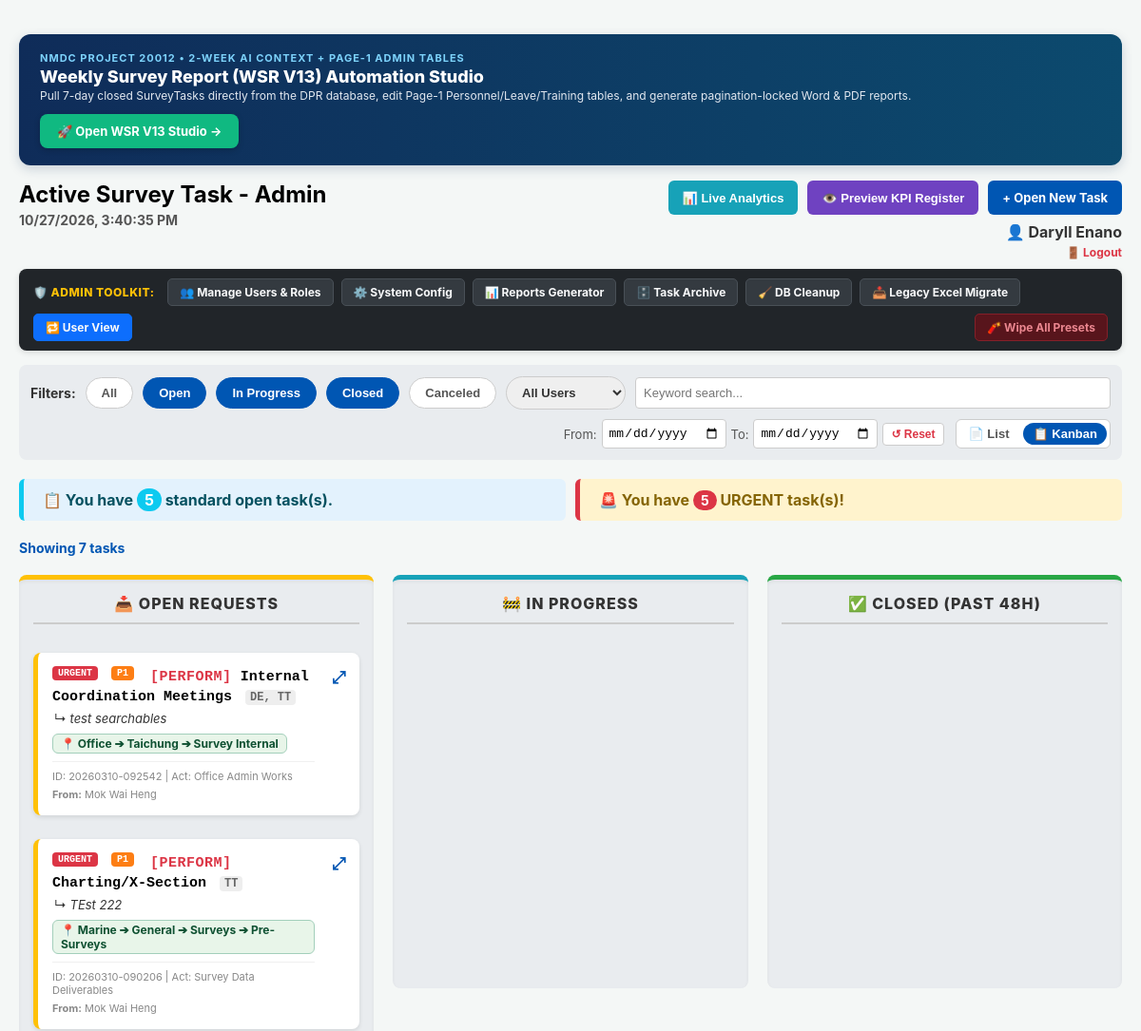
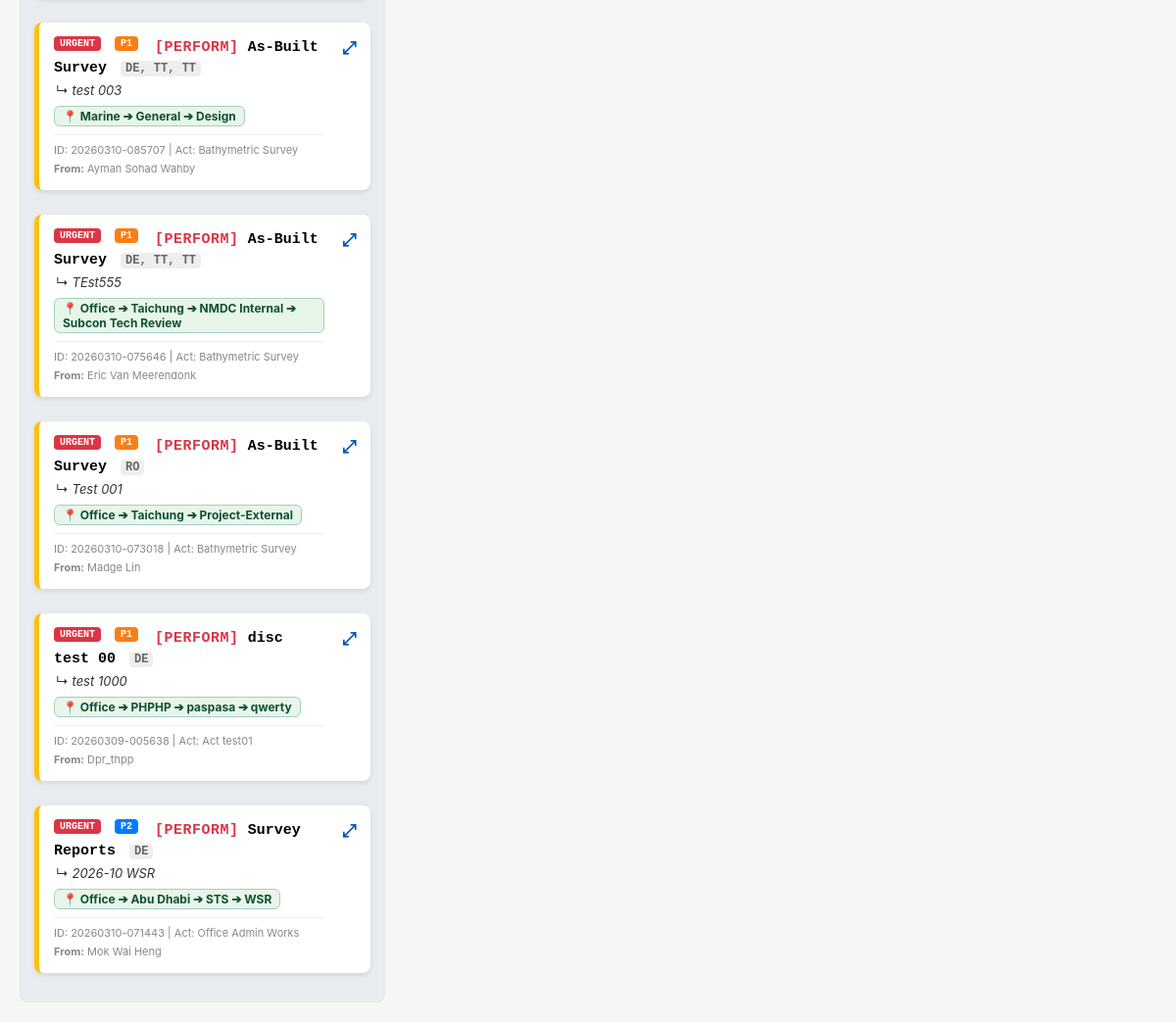
The page /admin_dashboard (signed in) on the database as committed earlier (2 pictures, top to bottom).
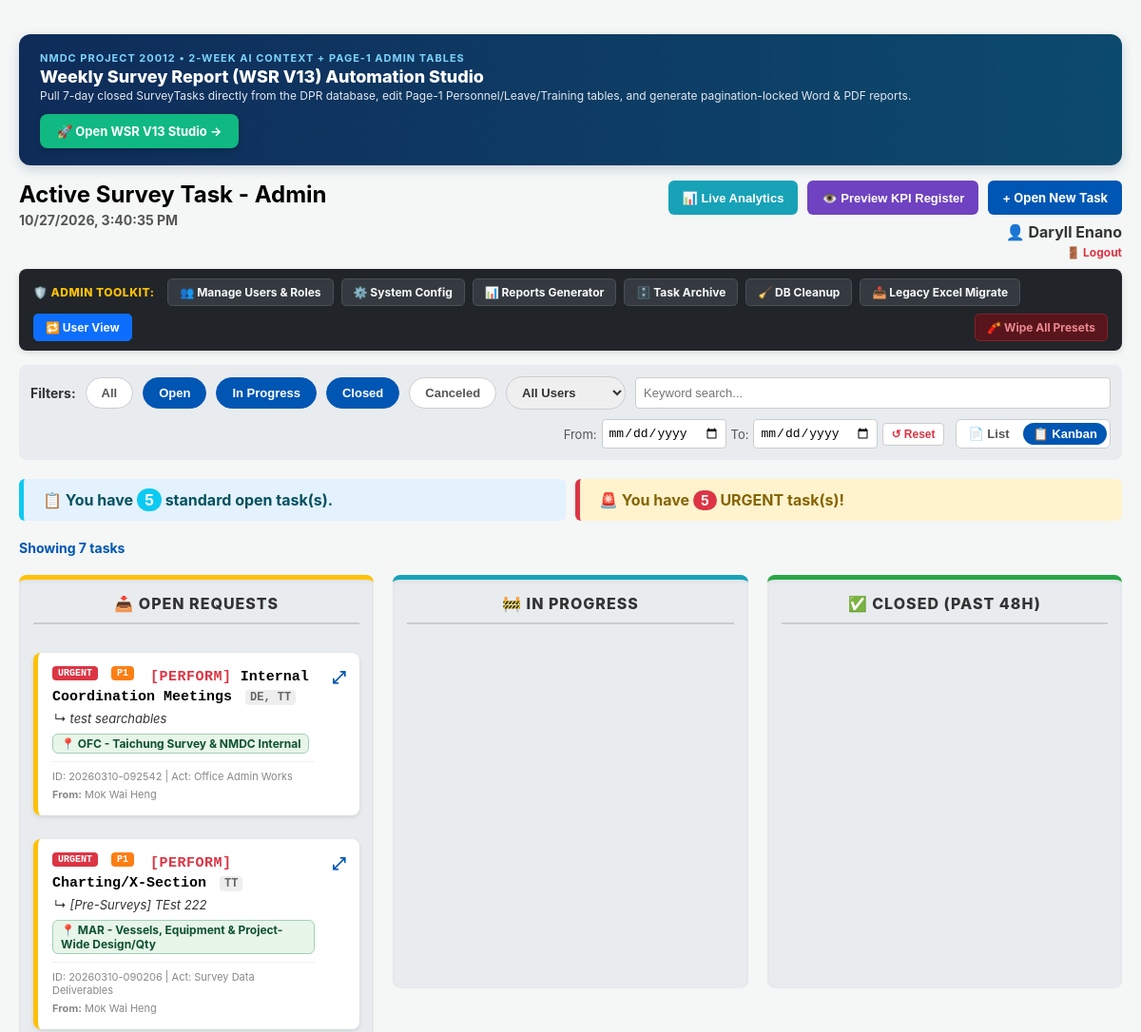
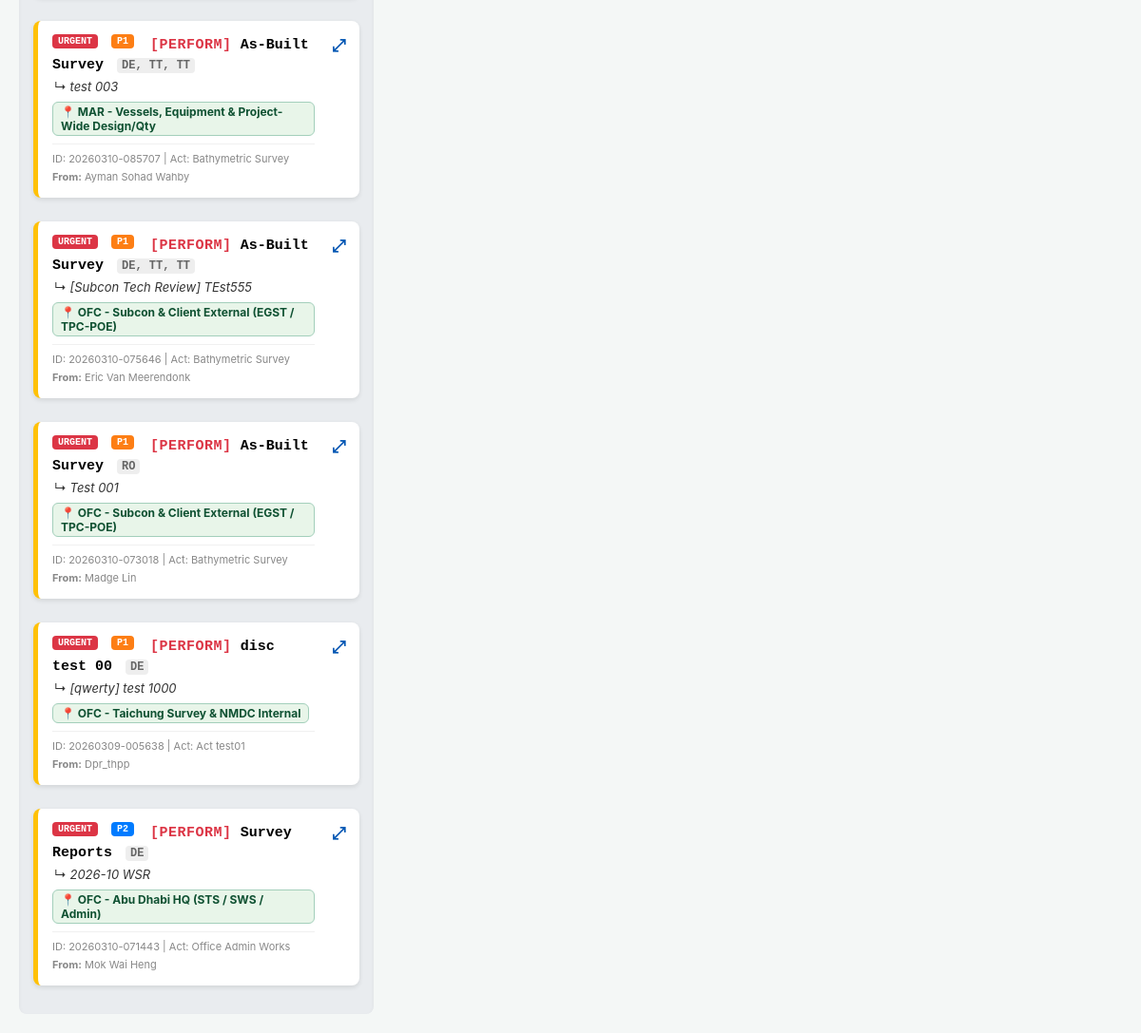
The same page on the database as committed later (2 pictures, top to bottom).
### app.py (models this page shows)
class SurveyTask(db.Model):
    id = db.Column(db.Integer, primary_key=True)
    surveyor_name = db.Column(db.String(100), nullable=False)
    assigned_to = db.Column(db.String(100), nullable=True)
    requestor = db.Column(db.String(100), nullable=True)
    command_verb = db.Column(db.String(50), default="PERFORM")
    task_category = db.Column(db.String(100), nullable=True)
    instrument = db.Column(db.String(100), nullable=True)
    action_required = db.Column(db.String(100), nullable=True)
    area = db.Column(db.String(100), nullable=False)
    location = db.Column(db.String(100), nullable=True)
    sub_location = db.Column(db.String(100), nullable=True)
    work_scope = db.Column(db.String(100), nullable=False)
    remarks = db.Column(db.Text, nullable=True)
    deliverable_link = db.Column(db.String(500), nullable=True)
    reference_links = db.Column(db.Text, nullable=True)
    status = db.Column(db.String(30), default="Open")
    is_urgent = db.Column(db.Boolean, default=False)
    priority = db.Column(db.Integer, default=99)
    start_time = db.Column(db.DateTime, default=datetime.utcnow)
    execution_date = db.Column(db.Date, nullable=True)
    end_time = db.Column(db.DateTime, nullable=True)

### app.py (the view)
@app.route('/admin_dashboard')
@login_required
def admin_dashboard():
    if not is_user_admin(current_user):
        flash('Access Denied: You do not have Admin privileges.', 'error')
        return redirect(url_for('dashboard'))
    session['dashboard_view'] = 'admin'
    escalate_aging_tasks()
    all_tasks = SurveyTask.query.filter(SurveyTask.status != 'Archived')         .order_by(SurveyTask.is_urgent.desc(), SurveyTask.priority.asc(), SurveyTask.start_time.desc())         .limit(300).all()
    users = User.query.order_by(User.name.asc()).all()
    initials_map = {u.name: (u.initials.upper() if u.initials else ((u.name.split()[0][0] + u.name.split()[1][0]).upper() if len(u.name.split()) >= 2 else u.name[:2].upper())) for u in users}
    now = datetime.utcnow()
    months_data = []
    for i in range(2, -1, -1):
        m = now.month - i
        y = now.year
        if m <= 0:
            m += 12
            y -= 1
        end_day = now.day if i == 0 else calendar.monthrange(y, m)[1]
        months_data.append({'year': y, 'month': m, 'month_name': calendar.month_name[m], 'end_day': end_day, 'key': f"{y}-{m:02d}", 'count': 0})
    completed_tasks = SurveyTask.query.filter(SurveyTask.status.in_(['Closed', 'Archived'])).all()
    for t in completed_tasks:
        actual_dt = t.execution_date if t.execution_date else t.start_time
        if actual_dt:
            t_key = actual_dt.strftime('%Y-%m')
            for md in months_data:
                if md['key'] == t_key:
                    md['count'] += 1
                    break
    return render_template('admin_dashboard.html', name=current_user.name, tasks=all_tasks, users=users, kpi_summary_json=json.dumps(months_data), initials_map=initials_map, scope_map=SCOPE_BY_CODE, macro_scopes=LEAN_MACRO_SCOPES)

### app.py (called while the page is built)
def is_user_admin(user):
    if not user or not getattr(user, 'is_authenticated', False):
        return False
    return bool(getattr(user, 'is_admin', False) or (user.email in ADMIN_EMAILS))

@app.after_request
def log_user_usage(response):
    try:
        if current_user.is_authenticated and request.endpoint:
            ignored = {'static', 'api_preview_kpi'}
            if request.endpoint not in ignored and not request.path.startswith('/static'):
                log_entry = UserActivityLog(
                    user_id=current_user.id,
                    user_name=current_user.name,
                    endpoint=request.endpoint,
                    path=request.path[:195],
                    method=request.method
                )
                db.session.add(log_entry)
                db.session.commit()
    except Exception:
        db.session.rollback()
    return response

@login_manager.user_loader
def load_user(user_id):
    return User.query.get(int(user_id))

### templates/admin_dashboard.html (shortened to what the changed rows need)
<!DOCTYPE html>
<html lang="en">
<head>
</head>
<body>
    <div class="header" style="align-items: flex-start;">
        <div>
            <h2 style="margin-top: 0; margin-bottom: 4px;">Active Survey Task - Admin</h2>
        </div>
    </div>
    {% set pending_users = [] %}
    {% for u in users %}
        {% if not u.is_approved %}
            {% set _ = pending_users.append(u) %}
        {% endif %}
    {% endfor %}
    <div id="taskContainer" style="display: none;">
        {% for task in tasks %}
        {% set area_clean = task.area.split('_', 1)[-1].replace('_', ' ') if task.area and '_' in task.area else task.area %}
        {% set loc_clean = task.location.split('_', 1)[-1].replace('_', ' ') if task.location and task.location != 'N/A' and '_' in task.location else (task.location if task.location and task.location != 'N/A' else '') %}
        {% set sub_clean = task.sub_location.split('_', 1)[-1].replace('_', ' ') if task.sub_location and task.sub_location != 'N/A' and '_' in task.sub_location else (task.sub_location if task.sub_location and task.sub_location != 'N/A' else '') %}
        {% set scope_text = task.work_scope.split('_', 1)[-1].replace('_', ' ') if task.work_scope and '_' in task.work_scope else task.work_scope %}
        {% set macro_scope = scope_map.get(task.work_scope) if scope_map else None %}
        {% set full_folder_path = area_clean ~ (' ➔ ' ~ loc_clean if loc_clean else '') ~ (' ➔ ' ~ sub_clean if sub_clean else '') %}
        {% set macro_label = macro_scope.label if macro_scope else (full_folder_path ~ (' ➔ ' ~ scope_text if scope_text and scope_text.lower() != 'general' else '')) %}
        <div class="task-card"
             draggable="true"
             ondragstart="drag(event)"
             data-id="{{ task.id }}"
             data-status="{{ task.status }}"
             data-priority="{{ task.priority|default(99) }}"
             data-urgent="{{ 'true' if task.is_urgent else 'false' }}"
             data-exec-date="{{ task.execution_date.strftime('%Y-%m-%d') if task.execution_date else '' }}"
             data-date="{{ task.execution_date.strftime('%Y-%m-%d') if task.execution_date else (task.start_time.strftime('%Y-%m-%d') if task.start_time else '') }}"
             data-assigned="{{ task.assigned_to or '' }}"
             data-mine="{% if (task.assigned_to and name in task.assigned_to) or name == task.surveyor_name %}true{% else %}false{% endif %}"
             data-creator="{{ task.surveyor_name }}"
             data-task-str="{{ task.start_time.strftime('%Y%m%d-%H%M%S') if task.start_time else 'UNKNOWN-'~task.id }}"
             data-scope="{{ task.work_scope or '' }}"
             data-path="📍 {{ macro_label }}  [📁 {{ full_folder_path }}]"
             data-remarks="{{ task.remarks or '' }}"
             data-links="{{ task.reference_links or '' }}"
             data-deliverable="{{ task.deliverable_link or '' }}"
             data-req="{{ task.requestor or '' }}"
             data-cat="{{ task.task_category or '' }}"
             data-disc="{{ task.action_required or '' }}"
             data-inst="{{ task.instrument or '' }}"
             data-start="{{ task.execution_date.strftime('%Y-%m-%d (Backdated)') if task.execution_date else (task.start_time.strftime('%Y-%m-%d %H:%M') if task.start_time else '') }}"
             data-end="{{ task.end_time.strftime('%Y-%m-%d %H:%M') if task.end_time else 'Pending' }}">
            <div class="task-header">
                <div style="flex: 1;" onclick="openTaskModal(this.closest('.task-card'))">
                    <div class="task-line-1" style="font-size: 15px; line-height: 1.4; margin-bottom: 4px;">
                        <span class="card-urgent-badge" style="background: #dc3545; color: white; padding: 2px 6px; border-radius: 4px; font-size: 10px; font-weight: bold; margin-right: 5px; vertical-align: top; ">URGENT</span>
                        {% set p_val = task.priority|default(99) %}
                        {% set p_color = '#6c757d' %}{% if p_val == 0 %}{% set p_color = '#dc3545' %}{% elif p_val == 1 %}{% set p_color = '#fd7e14' %}{% elif p_val == 2 %}{% set p_color = '#007bff' %}{% endif %}
                        <span class="card-priority-badge" style="background: {{ p_color }}; color: white; padding: 2px 6px; border-radius: 4px; font-size: 10px; font-weight: bold; margin-right: 8px; vertical-align: top;" title="Priority Queue">P{{ p_val }}</span>
                        <span style="color: #000; font-weight: 900;">
                            <span style="color: #dc3545; letter-spacing: 0.5px;">[{{ task.command_verb or 'PERFORM' }}]</span>
                            {{ task.action_required }}
                        </span>
                        <span class="card-initials-badge" style="color: #666; font-size: 12px; font-weight: bold; background: #eee; padding: 1px 5px; border-radius: 4px; margin-left: 5px;">
                            {% set initial_list = [] %}
                            {% for uname in (task.assigned_to or task.surveyor_name).split(',') %}
                                {% set clean_name = uname.strip() %}
                                {% if initials_map and clean_name in initials_map %}
                                    {% set _ = initial_list.append(initials_map[clean_name]) %}
                                {% else %}
                                    {% set parts = clean_name.split(' ') %}
                                    {% if parts|length >= 2 %}
                                        {% set _ = initial_list.append(parts[0][0]|upper + parts[1][0]|upper) %}
                                    {% else %}
                                        {% set _ = initial_list.append(clean_name[:2]|upper) %}
                                    {% endif %}
                                {% endif %}
                            {% endfor %}
                            {{ initial_list | join(', ') }}
                        </span>
                    </div>
                    {% set short_remark = task.remarks.split('|')[0].strip() if task.remarks else '' %}
                    {% if short_remark %}
                    <div style="font-size: 13px; color: #333; margin-bottom: 8px; padding-left: 2px;">
                        ↳ <i>{{ short_remark | truncate(85) }}</i>
                    </div>
                    {% endif %}
                    <div style="font-size: 12px; margin-bottom: 8px; display: flex; align-items: center; gap: 6px; flex-wrap: wrap;" title="Auto-Tied Folder: 📁 {{ full_folder_path }}">
                        <span class="card-macro-badge" style="background: #e8f5e9; color: #0f5132; border: 1px solid #a3cfbb; padding: 2px 8px; border-radius: 6px; font-weight: 700;">
                            📍 <span class="card-macro-text">{{ macro_label }}</span>
                        </span>
                    </div>
                    <div style="font-size: 11px; color: #888; border-top: 1px solid #f0f0f0; padding-top: 8px; margin-top: 5px; display: flex; justify-content: space-between; flex-wrap: wrap; gap: 5px;">
                        <span>ID: {{ task.start_time.strftime('%Y%m%d-%H%M%S') if task.start_time else 'UNKNOWN-'~task.id }} | Act: {{ task.task_category }}</span>
                        <span><strong>From:</strong> {{ task.requestor.split(' - ')[-1] if task.requestor and ' - ' in task.requestor else task.requestor }}</span>
                    </div>
                </div>
                <div style="display: flex; align-items: center; padding-left: 8px;" onclick="openTaskModal(this.closest('.task-card'))">
                    <span style="font-size: 18px; color: #0056b3; font-weight: bold; cursor: pointer;" title="View Details">⤢</span>
                </div>
            </div>
        </div>
        {% endfor %}
    </div>
</body>
</html>

Rows that differ between the two databases and show on the page:
changed SurveyTask "Internal Coordination Meetings": macro_label "Office ➔ Taichung ➔ Survey Internal" → "OFC - Taichung Survey & NMDC Internal"
changed SurveyTask "Charting/X-Section": short_remark "TEst 222" → "[Pre-Surveys] TEst 222"; macro_label "Marine ➔ General ➔ Surveys ➔ Pre-Surveys" → "MAR - Vessels, Equipment & Project-Wide Design/Qty"
changed SurveyTask "Ayman Sohad Wahby": macro_label "Marine ➔ General ➔ Design" → "MAR - Vessels, Equipment & Project-Wide Design/Qty"
changed SurveyTask "Eric Van Meerendonk": short_remark "TEst555" → "[Subcon Tech Review] TEst555"; macro_label "Office ➔ Taichung ➔ NMDC Internal ➔ Subcon Tech Review" → "OFC - Subcon & Client External (EGST / TPC-POE)"
changed SurveyTask "Madge Lin": macro_label "Office ➔ Taichung ➔ Project-External" → "OFC - Subcon & Client External (EGST / TPC-POE)"
changed SurveyTask "disc test 00": short_remark "test 1000" → "[qwerty] test 1000"; macro_label "Office ➔ PHPHP ➔ paspasa ➔ qwerty" → "OFC - Taichung Survey & NMDC Internal"
changed SurveyTask "Survey Reports": macro_label "Office ➔ Abu Dhabi ➔ STS ➔ WSR" → "OFC - Abu Dhabi HQ (STS / SWS / Admin)"
